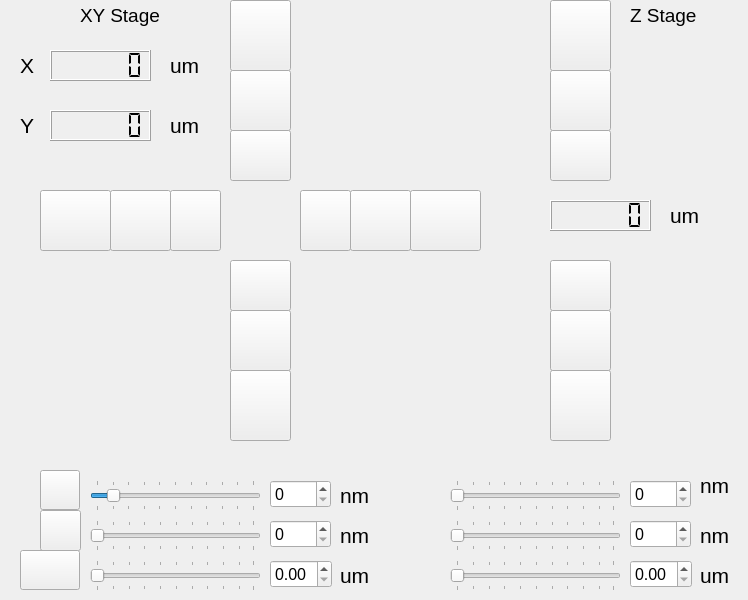
<?xml version="1.0" encoding="UTF-8"?>
<ui version="4.0">
 <class>Form</class>
 <widget class="QWidget" name="Form">
  <property name="geometry">
   <rect>
    <x>0</x>
    <y>0</y>
    <width>748</width>
    <height>600</height>
   </rect>
  </property>
  <property name="font">
   <font>
    <pointsize>10</pointsize>
   </font>
  </property>
  <property name="windowTitle">
   <string>Form</string>
  </property>
  <widget class="QPushButton" name="PB_L1x">
   <property name="geometry">
    <rect>
     <x>170</x>
     <y>190</y>
     <width>51</width>
     <height>61</height>
    </rect>
   </property>
   <property name="text">
    <string/>
   </property>
   <property name="icon">
    <iconset>
     <normaloff>L1Xspeed.png</normaloff>L1Xspeed.png</iconset>
   </property>
   <property name="iconSize">
    <size>
     <width>50</width>
     <height>50</height>
    </size>
   </property>
   <property name="autoDefault">
    <bool>false</bool>
   </property>
   <property name="default">
    <bool>false</bool>
   </property>
   <property name="flat">
    <bool>false</bool>
   </property>
  </widget>
  <widget class="QPushButton" name="PB_L2x">
   <property name="geometry">
    <rect>
     <x>110</x>
     <y>190</y>
     <width>61</width>
     <height>61</height>
    </rect>
   </property>
   <property name="layoutDirection">
    <enum>Qt::LeftToRight</enum>
   </property>
   <property name="autoFillBackground">
    <bool>false</bool>
   </property>
   <property name="text">
    <string/>
   </property>
   <property name="icon">
    <iconset>
     <normaloff>L2Xspeed.png</normaloff>L2Xspeed.png</iconset>
   </property>
   <property name="iconSize">
    <size>
     <width>50</width>
     <height>50</height>
    </size>
   </property>
   <property name="checkable">
    <bool>false</bool>
   </property>
   <property name="flat">
    <bool>false</bool>
   </property>
  </widget>
  <widget class="QPushButton" name="PB_L3x">
   <property name="geometry">
    <rect>
     <x>40</x>
     <y>190</y>
     <width>71</width>
     <height>61</height>
    </rect>
   </property>
   <property name="layoutDirection">
    <enum>Qt::LeftToRight</enum>
   </property>
   <property name="autoFillBackground">
    <bool>false</bool>
   </property>
   <property name="text">
    <string/>
   </property>
   <property name="icon">
    <iconset>
     <normaloff>L3Xspeed.png</normaloff>L3Xspeed.png</iconset>
   </property>
   <property name="iconSize">
    <size>
     <width>70</width>
     <height>70</height>
    </size>
   </property>
   <property name="checkable">
    <bool>false</bool>
   </property>
   <property name="flat">
    <bool>false</bool>
   </property>
  </widget>
  <widget class="QPushButton" name="PB_R2x">
   <property name="geometry">
    <rect>
     <x>350</x>
     <y>190</y>
     <width>61</width>
     <height>61</height>
    </rect>
   </property>
   <property name="mouseTracking">
    <bool>true</bool>
   </property>
   <property name="layoutDirection">
    <enum>Qt::LeftToRight</enum>
   </property>
   <property name="autoFillBackground">
    <bool>false</bool>
   </property>
   <property name="text">
    <string/>
   </property>
   <property name="icon">
    <iconset>
     <normaloff>R2Xspeed.png</normaloff>R2Xspeed.png</iconset>
   </property>
   <property name="iconSize">
    <size>
     <width>50</width>
     <height>50</height>
    </size>
   </property>
   <property name="checkable">
    <bool>false</bool>
   </property>
   <property name="flat">
    <bool>false</bool>
   </property>
  </widget>
  <widget class="QPushButton" name="PB_R3x">
   <property name="geometry">
    <rect>
     <x>410</x>
     <y>190</y>
     <width>71</width>
     <height>61</height>
    </rect>
   </property>
   <property name="mouseTracking">
    <bool>true</bool>
   </property>
   <property name="layoutDirection">
    <enum>Qt::LeftToRight</enum>
   </property>
   <property name="autoFillBackground">
    <bool>false</bool>
   </property>
   <property name="text">
    <string/>
   </property>
   <property name="icon">
    <iconset>
     <normaloff>R3Xspeed.png</normaloff>R3Xspeed.png</iconset>
   </property>
   <property name="iconSize">
    <size>
     <width>70</width>
     <height>70</height>
    </size>
   </property>
   <property name="checkable">
    <bool>false</bool>
   </property>
   <property name="flat">
    <bool>false</bool>
   </property>
  </widget>
  <widget class="QPushButton" name="PB_R1x">
   <property name="geometry">
    <rect>
     <x>300</x>
     <y>190</y>
     <width>51</width>
     <height>61</height>
    </rect>
   </property>
   <property name="mouseTracking">
    <bool>true</bool>
   </property>
   <property name="layoutDirection">
    <enum>Qt::LeftToRight</enum>
   </property>
   <property name="text">
    <string/>
   </property>
   <property name="icon">
    <iconset>
     <normaloff>R1Xspeed.png</normaloff>R1Xspeed.png</iconset>
   </property>
   <property name="iconSize">
    <size>
     <width>50</width>
     <height>50</height>
    </size>
   </property>
   <property name="autoDefault">
    <bool>false</bool>
   </property>
   <property name="default">
    <bool>false</bool>
   </property>
   <property name="flat">
    <bool>false</bool>
   </property>
  </widget>
  <widget class="QPushButton" name="PB_U1x">
   <property name="geometry">
    <rect>
     <x>230</x>
     <y>130</y>
     <width>61</width>
     <height>51</height>
    </rect>
   </property>
   <property name="mouseTracking">
    <bool>true</bool>
   </property>
   <property name="layoutDirection">
    <enum>Qt::LeftToRight</enum>
   </property>
   <property name="text">
    <string/>
   </property>
   <property name="icon">
    <iconset>
     <normaloff>U1Xspeed.png</normaloff>U1Xspeed.png</iconset>
   </property>
   <property name="iconSize">
    <size>
     <width>50</width>
     <height>50</height>
    </size>
   </property>
   <property name="autoDefault">
    <bool>false</bool>
   </property>
   <property name="default">
    <bool>false</bool>
   </property>
   <property name="flat">
    <bool>false</bool>
   </property>
  </widget>
  <widget class="QPushButton" name="PB_R3x_2">
   <property name="geometry">
    <rect>
     <x>230</x>
     <y>0</y>
     <width>61</width>
     <height>71</height>
    </rect>
   </property>
   <property name="mouseTracking">
    <bool>true</bool>
   </property>
   <property name="layoutDirection">
    <enum>Qt::LeftToRight</enum>
   </property>
   <property name="autoFillBackground">
    <bool>false</bool>
   </property>
   <property name="text">
    <string/>
   </property>
   <property name="icon">
    <iconset>
     <normaloff>U3Xspeed.png</normaloff>U3Xspeed.png</iconset>
   </property>
   <property name="iconSize">
    <size>
     <width>70</width>
     <height>70</height>
    </size>
   </property>
   <property name="checkable">
    <bool>false</bool>
   </property>
   <property name="flat">
    <bool>false</bool>
   </property>
  </widget>
  <widget class="QPushButton" name="PB_R2x_2">
   <property name="geometry">
    <rect>
     <x>230</x>
     <y>70</y>
     <width>61</width>
     <height>61</height>
    </rect>
   </property>
   <property name="mouseTracking">
    <bool>true</bool>
   </property>
   <property name="layoutDirection">
    <enum>Qt::LeftToRight</enum>
   </property>
   <property name="autoFillBackground">
    <bool>false</bool>
   </property>
   <property name="text">
    <string/>
   </property>
   <property name="icon">
    <iconset>
     <normaloff>U2Xspeed.png</normaloff>U2Xspeed.png</iconset>
   </property>
   <property name="iconSize">
    <size>
     <width>50</width>
     <height>50</height>
    </size>
   </property>
   <property name="checkable">
    <bool>false</bool>
   </property>
   <property name="flat">
    <bool>false</bool>
   </property>
  </widget>
  <widget class="QPushButton" name="PB_D1x">
   <property name="geometry">
    <rect>
     <x>230</x>
     <y>260</y>
     <width>61</width>
     <height>51</height>
    </rect>
   </property>
   <property name="mouseTracking">
    <bool>true</bool>
   </property>
   <property name="layoutDirection">
    <enum>Qt::LeftToRight</enum>
   </property>
   <property name="autoFillBackground">
    <bool>false</bool>
   </property>
   <property name="text">
    <string/>
   </property>
   <property name="icon">
    <iconset>
     <normaloff>D1Xspeed.png</normaloff>D1Xspeed.png</iconset>
   </property>
   <property name="iconSize">
    <size>
     <width>50</width>
     <height>50</height>
    </size>
   </property>
   <property name="checkable">
    <bool>false</bool>
   </property>
   <property name="flat">
    <bool>false</bool>
   </property>
  </widget>
  <widget class="QPushButton" name="PB_D3x">
   <property name="geometry">
    <rect>
     <x>230</x>
     <y>370</y>
     <width>61</width>
     <height>71</height>
    </rect>
   </property>
   <property name="mouseTracking">
    <bool>true</bool>
   </property>
   <property name="layoutDirection">
    <enum>Qt::LeftToRight</enum>
   </property>
   <property name="text">
    <string/>
   </property>
   <property name="icon">
    <iconset>
     <normaloff>D3Xspeed.png</normaloff>D3Xspeed.png</iconset>
   </property>
   <property name="iconSize">
    <size>
     <width>70</width>
     <height>70</height>
    </size>
   </property>
   <property name="autoDefault">
    <bool>false</bool>
   </property>
   <property name="default">
    <bool>false</bool>
   </property>
   <property name="flat">
    <bool>false</bool>
   </property>
  </widget>
  <widget class="QPushButton" name="PB_D2x">
   <property name="geometry">
    <rect>
     <x>230</x>
     <y>310</y>
     <width>61</width>
     <height>61</height>
    </rect>
   </property>
   <property name="mouseTracking">
    <bool>true</bool>
   </property>
   <property name="layoutDirection">
    <enum>Qt::LeftToRight</enum>
   </property>
   <property name="autoFillBackground">
    <bool>false</bool>
   </property>
   <property name="text">
    <string/>
   </property>
   <property name="icon">
    <iconset>
     <normaloff>D2Xspeed.png</normaloff>D2Xspeed.png</iconset>
   </property>
   <property name="iconSize">
    <size>
     <width>50</width>
     <height>50</height>
    </size>
   </property>
   <property name="checkable">
    <bool>false</bool>
   </property>
   <property name="flat">
    <bool>false</bool>
   </property>
  </widget>
  <widget class="QPushButton" name="PB_ZD3x">
   <property name="geometry">
    <rect>
     <x>550</x>
     <y>370</y>
     <width>61</width>
     <height>71</height>
    </rect>
   </property>
   <property name="mouseTracking">
    <bool>true</bool>
   </property>
   <property name="layoutDirection">
    <enum>Qt::LeftToRight</enum>
   </property>
   <property name="text">
    <string/>
   </property>
   <property name="icon">
    <iconset>
     <normaloff>ZD3Xspeed.png</normaloff>ZD3Xspeed.png</iconset>
   </property>
   <property name="iconSize">
    <size>
     <width>70</width>
     <height>70</height>
    </size>
   </property>
   <property name="autoDefault">
    <bool>false</bool>
   </property>
   <property name="default">
    <bool>false</bool>
   </property>
   <property name="flat">
    <bool>false</bool>
   </property>
  </widget>
  <widget class="QPushButton" name="PB_ZD1x">
   <property name="geometry">
    <rect>
     <x>550</x>
     <y>260</y>
     <width>61</width>
     <height>51</height>
    </rect>
   </property>
   <property name="mouseTracking">
    <bool>true</bool>
   </property>
   <property name="layoutDirection">
    <enum>Qt::LeftToRight</enum>
   </property>
   <property name="autoFillBackground">
    <bool>false</bool>
   </property>
   <property name="text">
    <string/>
   </property>
   <property name="icon">
    <iconset>
     <normaloff>ZD1Xspeed.png</normaloff>ZD1Xspeed.png</iconset>
   </property>
   <property name="iconSize">
    <size>
     <width>50</width>
     <height>50</height>
    </size>
   </property>
   <property name="checkable">
    <bool>false</bool>
   </property>
   <property name="flat">
    <bool>false</bool>
   </property>
  </widget>
  <widget class="QPushButton" name="PB_ZD2x">
   <property name="geometry">
    <rect>
     <x>550</x>
     <y>310</y>
     <width>61</width>
     <height>61</height>
    </rect>
   </property>
   <property name="mouseTracking">
    <bool>true</bool>
   </property>
   <property name="layoutDirection">
    <enum>Qt::LeftToRight</enum>
   </property>
   <property name="autoFillBackground">
    <bool>false</bool>
   </property>
   <property name="text">
    <string/>
   </property>
   <property name="icon">
    <iconset>
     <normaloff>ZD2Xspeed.png</normaloff>ZD2Xspeed.png</iconset>
   </property>
   <property name="iconSize">
    <size>
     <width>50</width>
     <height>50</height>
    </size>
   </property>
   <property name="checkable">
    <bool>false</bool>
   </property>
   <property name="flat">
    <bool>false</bool>
   </property>
  </widget>
  <widget class="QPushButton" name="PB_ZU3x">
   <property name="geometry">
    <rect>
     <x>550</x>
     <y>0</y>
     <width>61</width>
     <height>71</height>
    </rect>
   </property>
   <property name="mouseTracking">
    <bool>true</bool>
   </property>
   <property name="layoutDirection">
    <enum>Qt::LeftToRight</enum>
   </property>
   <property name="autoFillBackground">
    <bool>false</bool>
   </property>
   <property name="text">
    <string/>
   </property>
   <property name="icon">
    <iconset>
     <normaloff>ZU3Xspeed.png</normaloff>ZU3Xspeed.png</iconset>
   </property>
   <property name="iconSize">
    <size>
     <width>70</width>
     <height>70</height>
    </size>
   </property>
   <property name="checkable">
    <bool>false</bool>
   </property>
   <property name="flat">
    <bool>false</bool>
   </property>
  </widget>
  <widget class="QPushButton" name="PB_ZU1x">
   <property name="geometry">
    <rect>
     <x>550</x>
     <y>130</y>
     <width>61</width>
     <height>51</height>
    </rect>
   </property>
   <property name="mouseTracking">
    <bool>true</bool>
   </property>
   <property name="layoutDirection">
    <enum>Qt::LeftToRight</enum>
   </property>
   <property name="text">
    <string/>
   </property>
   <property name="icon">
    <iconset>
     <normaloff>ZU1Xspeed.png</normaloff>ZU1Xspeed.png</iconset>
   </property>
   <property name="iconSize">
    <size>
     <width>50</width>
     <height>50</height>
    </size>
   </property>
   <property name="autoDefault">
    <bool>false</bool>
   </property>
   <property name="default">
    <bool>false</bool>
   </property>
   <property name="flat">
    <bool>false</bool>
   </property>
  </widget>
  <widget class="QPushButton" name="PB_ZU2x">
   <property name="geometry">
    <rect>
     <x>550</x>
     <y>70</y>
     <width>61</width>
     <height>61</height>
    </rect>
   </property>
   <property name="mouseTracking">
    <bool>true</bool>
   </property>
   <property name="layoutDirection">
    <enum>Qt::LeftToRight</enum>
   </property>
   <property name="autoFillBackground">
    <bool>false</bool>
   </property>
   <property name="text">
    <string/>
   </property>
   <property name="icon">
    <iconset>
     <normaloff>ZU2Xspeed.png</normaloff>ZU2Xspeed.png</iconset>
   </property>
   <property name="iconSize">
    <size>
     <width>50</width>
     <height>50</height>
    </size>
   </property>
   <property name="checkable">
    <bool>false</bool>
   </property>
   <property name="flat">
    <bool>false</bool>
   </property>
  </widget>
  <widget class="QSlider" name="XYSpeed_1x_slider">
   <property name="geometry">
    <rect>
     <x>90</x>
     <y>480</y>
     <width>171</width>
     <height>31</height>
    </rect>
   </property>
   <property name="font">
    <font>
     <weight>50</weight>
     <bold>false</bold>
    </font>
   </property>
   <property name="maximum">
    <number>500</number>
   </property>
   <property name="singleStep">
    <number>50</number>
   </property>
   <property name="value">
    <number>50</number>
   </property>
   <property name="sliderPosition">
    <number>50</number>
   </property>
   <property name="orientation">
    <enum>Qt::Horizontal</enum>
   </property>
   <property name="invertedAppearance">
    <bool>false</bool>
   </property>
   <property name="invertedControls">
    <bool>false</bool>
   </property>
   <property name="tickPosition">
    <enum>QSlider::TicksBothSides</enum>
   </property>
   <property name="tickInterval">
    <number>0</number>
   </property>
  </widget>
  <widget class="QPushButton" name="pushButton_L1x_8">
   <property name="geometry">
    <rect>
     <x>40</x>
     <y>470</y>
     <width>40</width>
     <height>40</height>
    </rect>
   </property>
   <property name="mouseTracking">
    <bool>true</bool>
   </property>
   <property name="layoutDirection">
    <enum>Qt::LeftToRight</enum>
   </property>
   <property name="text">
    <string/>
   </property>
   <property name="icon">
    <iconset>
     <normaloff>R1Xspeed.png</normaloff>R1Xspeed.png</iconset>
   </property>
   <property name="iconSize">
    <size>
     <width>40</width>
     <height>40</height>
    </size>
   </property>
   <property name="autoDefault">
    <bool>false</bool>
   </property>
   <property name="default">
    <bool>false</bool>
   </property>
   <property name="flat">
    <bool>false</bool>
   </property>
  </widget>
  <widget class="QPushButton" name="pushButton_R1x_15">
   <property name="geometry">
    <rect>
     <x>40</x>
     <y>510</y>
     <width>41</width>
     <height>41</height>
    </rect>
   </property>
   <property name="mouseTracking">
    <bool>true</bool>
   </property>
   <property name="layoutDirection">
    <enum>Qt::LeftToRight</enum>
   </property>
   <property name="autoFillBackground">
    <bool>false</bool>
   </property>
   <property name="text">
    <string/>
   </property>
   <property name="icon">
    <iconset>
     <normaloff>R2Xspeed.png</normaloff>R2Xspeed.png</iconset>
   </property>
   <property name="iconSize">
    <size>
     <width>40</width>
     <height>40</height>
    </size>
   </property>
   <property name="checkable">
    <bool>false</bool>
   </property>
   <property name="flat">
    <bool>false</bool>
   </property>
  </widget>
  <widget class="QPushButton" name="pushButton_R1x_16">
   <property name="geometry">
    <rect>
     <x>20</x>
     <y>550</y>
     <width>60</width>
     <height>40</height>
    </rect>
   </property>
   <property name="mouseTracking">
    <bool>true</bool>
   </property>
   <property name="layoutDirection">
    <enum>Qt::LeftToRight</enum>
   </property>
   <property name="autoFillBackground">
    <bool>false</bool>
   </property>
   <property name="text">
    <string/>
   </property>
   <property name="icon">
    <iconset>
     <normaloff>R3Xspeed.png</normaloff>R3Xspeed.png</iconset>
   </property>
   <property name="iconSize">
    <size>
     <width>50</width>
     <height>40</height>
    </size>
   </property>
   <property name="checkable">
    <bool>false</bool>
   </property>
   <property name="flat">
    <bool>false</bool>
   </property>
  </widget>
  <widget class="QDoubleSpinBox" name="XYSpeed_3x_value">
   <property name="geometry">
    <rect>
     <x>270</x>
     <y>560</y>
     <width>62</width>
     <height>28</height>
    </rect>
   </property>
   <property name="font">
    <font>
     <pointsize>12</pointsize>
    </font>
   </property>
  </widget>
  <widget class="QLCDNumber" name="X_stage_value">
   <property name="geometry">
    <rect>
     <x>50</x>
     <y>50</y>
     <width>101</width>
     <height>31</height>
    </rect>
   </property>
   <property name="font">
    <font>
     <pointsize>16</pointsize>
     <weight>75</weight>
     <italic>false</italic>
     <bold>true</bold>
    </font>
   </property>
   <property name="digitCount">
    <number>6</number>
   </property>
   <property name="segmentStyle">
    <enum>QLCDNumber::Flat</enum>
   </property>
  </widget>
  <widget class="QLCDNumber" name="Y_stage_value">
   <property name="geometry">
    <rect>
     <x>50</x>
     <y>110</y>
     <width>101</width>
     <height>31</height>
    </rect>
   </property>
   <property name="font">
    <font>
     <pointsize>20</pointsize>
     <weight>75</weight>
     <italic>false</italic>
     <bold>true</bold>
    </font>
   </property>
   <property name="digitCount">
    <number>6</number>
   </property>
   <property name="segmentStyle">
    <enum>QLCDNumber::Flat</enum>
   </property>
  </widget>
  <widget class="QLabel" name="x1_unit">
   <property name="geometry">
    <rect>
     <x>340</x>
     <y>480</y>
     <width>51</width>
     <height>31</height>
    </rect>
   </property>
   <property name="text">
    <string>&lt;html&gt;&lt;head/&gt;&lt;body&gt;&lt;p&gt;&lt;span style=&quot; font-size:16pt;&quot;&gt;nm&lt;/span&gt;&lt;/p&gt;&lt;/body&gt;&lt;/html&gt;</string>
   </property>
  </widget>
  <widget class="QLabel" name="x2_unit">
   <property name="geometry">
    <rect>
     <x>340</x>
     <y>520</y>
     <width>51</width>
     <height>31</height>
    </rect>
   </property>
   <property name="text">
    <string>&lt;html&gt;&lt;head/&gt;&lt;body&gt;&lt;p&gt;&lt;span style=&quot; font-size:16pt;&quot;&gt;nm&lt;/span&gt;&lt;/p&gt;&lt;/body&gt;&lt;/html&gt;</string>
   </property>
  </widget>
  <widget class="QLabel" name="x3_unit">
   <property name="geometry">
    <rect>
     <x>340</x>
     <y>560</y>
     <width>51</width>
     <height>31</height>
    </rect>
   </property>
   <property name="text">
    <string>&lt;html&gt;&lt;head/&gt;&lt;body&gt;&lt;p&gt;&lt;span style=&quot; font-size:16pt;&quot;&gt;um&lt;/span&gt;&lt;/p&gt;&lt;/body&gt;&lt;/html&gt;</string>
   </property>
  </widget>
  <widget class="QLabel" name="XY_Stage">
   <property name="geometry">
    <rect>
     <x>80</x>
     <y>0</y>
     <width>121</width>
     <height>31</height>
    </rect>
   </property>
   <property name="font">
    <font>
     <pointsize>14</pointsize>
    </font>
   </property>
   <property name="text">
    <string>XY Stage</string>
   </property>
  </widget>
  <widget class="QLabel" name="X_X">
   <property name="geometry">
    <rect>
     <x>20</x>
     <y>50</y>
     <width>55</width>
     <height>31</height>
    </rect>
   </property>
   <property name="font">
    <font>
     <pointsize>16</pointsize>
    </font>
   </property>
   <property name="text">
    <string>X</string>
   </property>
  </widget>
  <widget class="QLabel" name="Y_Y">
   <property name="geometry">
    <rect>
     <x>20</x>
     <y>110</y>
     <width>55</width>
     <height>31</height>
    </rect>
   </property>
   <property name="font">
    <font>
     <pointsize>16</pointsize>
    </font>
   </property>
   <property name="text">
    <string>Y</string>
   </property>
  </widget>
  <widget class="QLabel" name="X_unit">
   <property name="geometry">
    <rect>
     <x>170</x>
     <y>50</y>
     <width>51</width>
     <height>31</height>
    </rect>
   </property>
   <property name="text">
    <string>&lt;html&gt;&lt;head/&gt;&lt;body&gt;&lt;p&gt;&lt;span style=&quot; font-size:16pt;&quot;&gt;um&lt;/span&gt;&lt;/p&gt;&lt;/body&gt;&lt;/html&gt;</string>
   </property>
  </widget>
  <widget class="QLabel" name="Y_unit">
   <property name="geometry">
    <rect>
     <x>170</x>
     <y>110</y>
     <width>51</width>
     <height>31</height>
    </rect>
   </property>
   <property name="text">
    <string>&lt;html&gt;&lt;head/&gt;&lt;body&gt;&lt;p&gt;&lt;span style=&quot; font-size:16pt;&quot;&gt;um&lt;/span&gt;&lt;/p&gt;&lt;/body&gt;&lt;/html&gt;</string>
   </property>
  </widget>
  <widget class="QSlider" name="XYSpeed_2x_slider">
   <property name="geometry">
    <rect>
     <x>90</x>
     <y>520</y>
     <width>171</width>
     <height>31</height>
    </rect>
   </property>
   <property name="font">
    <font>
     <weight>50</weight>
     <bold>false</bold>
    </font>
   </property>
   <property name="value">
    <number>0</number>
   </property>
   <property name="orientation">
    <enum>Qt::Horizontal</enum>
   </property>
   <property name="invertedAppearance">
    <bool>false</bool>
   </property>
   <property name="invertedControls">
    <bool>false</bool>
   </property>
   <property name="tickPosition">
    <enum>QSlider::TicksBothSides</enum>
   </property>
   <property name="tickInterval">
    <number>0</number>
   </property>
  </widget>
  <widget class="QSlider" name="XYSpeed_3x_slider">
   <property name="geometry">
    <rect>
     <x>90</x>
     <y>560</y>
     <width>171</width>
     <height>31</height>
    </rect>
   </property>
   <property name="font">
    <font>
     <weight>50</weight>
     <bold>false</bold>
    </font>
   </property>
   <property name="value">
    <number>0</number>
   </property>
   <property name="orientation">
    <enum>Qt::Horizontal</enum>
   </property>
   <property name="invertedAppearance">
    <bool>false</bool>
   </property>
   <property name="invertedControls">
    <bool>false</bool>
   </property>
   <property name="tickPosition">
    <enum>QSlider::TicksBothSides</enum>
   </property>
   <property name="tickInterval">
    <number>0</number>
   </property>
  </widget>
  <widget class="QDoubleSpinBox" name="ZSpeed_3x_value">
   <property name="geometry">
    <rect>
     <x>630</x>
     <y>560</y>
     <width>62</width>
     <height>28</height>
    </rect>
   </property>
   <property name="font">
    <font>
     <pointsize>12</pointsize>
    </font>
   </property>
  </widget>
  <widget class="QLabel" name="zx1_unit">
   <property name="geometry">
    <rect>
     <x>700</x>
     <y>470</y>
     <width>51</width>
     <height>31</height>
    </rect>
   </property>
   <property name="text">
    <string>&lt;html&gt;&lt;head/&gt;&lt;body&gt;&lt;p&gt;&lt;span style=&quot; font-size:16pt;&quot;&gt;nm&lt;/span&gt;&lt;/p&gt;&lt;/body&gt;&lt;/html&gt;</string>
   </property>
  </widget>
  <widget class="QLabel" name="zx3_unit">
   <property name="geometry">
    <rect>
     <x>700</x>
     <y>560</y>
     <width>51</width>
     <height>31</height>
    </rect>
   </property>
   <property name="text">
    <string>&lt;html&gt;&lt;head/&gt;&lt;body&gt;&lt;p&gt;&lt;span style=&quot; font-size:16pt;&quot;&gt;um&lt;/span&gt;&lt;/p&gt;&lt;/body&gt;&lt;/html&gt;</string>
   </property>
  </widget>
  <widget class="QSlider" name="ZSpeed_2x_slider">
   <property name="geometry">
    <rect>
     <x>450</x>
     <y>520</y>
     <width>171</width>
     <height>31</height>
    </rect>
   </property>
   <property name="font">
    <font>
     <weight>50</weight>
     <bold>false</bold>
    </font>
   </property>
   <property name="value">
    <number>0</number>
   </property>
   <property name="orientation">
    <enum>Qt::Horizontal</enum>
   </property>
   <property name="invertedAppearance">
    <bool>false</bool>
   </property>
   <property name="invertedControls">
    <bool>false</bool>
   </property>
   <property name="tickPosition">
    <enum>QSlider::TicksBothSides</enum>
   </property>
   <property name="tickInterval">
    <number>0</number>
   </property>
  </widget>
  <widget class="QLabel" name="zx2_unit">
   <property name="geometry">
    <rect>
     <x>700</x>
     <y>520</y>
     <width>51</width>
     <height>31</height>
    </rect>
   </property>
   <property name="text">
    <string>&lt;html&gt;&lt;head/&gt;&lt;body&gt;&lt;p&gt;&lt;span style=&quot; font-size:16pt;&quot;&gt;nm&lt;/span&gt;&lt;/p&gt;&lt;/body&gt;&lt;/html&gt;</string>
   </property>
  </widget>
  <widget class="QSlider" name="ZSpeed_1x_slider">
   <property name="geometry">
    <rect>
     <x>450</x>
     <y>480</y>
     <width>171</width>
     <height>31</height>
    </rect>
   </property>
   <property name="font">
    <font>
     <weight>50</weight>
     <bold>false</bold>
    </font>
   </property>
   <property name="value">
    <number>0</number>
   </property>
   <property name="orientation">
    <enum>Qt::Horizontal</enum>
   </property>
   <property name="invertedAppearance">
    <bool>false</bool>
   </property>
   <property name="invertedControls">
    <bool>false</bool>
   </property>
   <property name="tickPosition">
    <enum>QSlider::TicksBothSides</enum>
   </property>
   <property name="tickInterval">
    <number>0</number>
   </property>
  </widget>
  <widget class="QSlider" name="ZSpeed_3x_slider">
   <property name="geometry">
    <rect>
     <x>450</x>
     <y>560</y>
     <width>171</width>
     <height>31</height>
    </rect>
   </property>
   <property name="font">
    <font>
     <weight>50</weight>
     <bold>false</bold>
    </font>
   </property>
   <property name="value">
    <number>0</number>
   </property>
   <property name="orientation">
    <enum>Qt::Horizontal</enum>
   </property>
   <property name="invertedAppearance">
    <bool>false</bool>
   </property>
   <property name="invertedControls">
    <bool>false</bool>
   </property>
   <property name="tickPosition">
    <enum>QSlider::TicksBothSides</enum>
   </property>
   <property name="tickInterval">
    <number>0</number>
   </property>
  </widget>
  <widget class="QLabel" name="Z_unit">
   <property name="geometry">
    <rect>
     <x>670</x>
     <y>200</y>
     <width>51</width>
     <height>31</height>
    </rect>
   </property>
   <property name="text">
    <string>&lt;html&gt;&lt;head/&gt;&lt;body&gt;&lt;p&gt;&lt;span style=&quot; font-size:16pt;&quot;&gt;um&lt;/span&gt;&lt;/p&gt;&lt;/body&gt;&lt;/html&gt;</string>
   </property>
  </widget>
  <widget class="QLCDNumber" name="Z_stage_value">
   <property name="geometry">
    <rect>
     <x>550</x>
     <y>200</y>
     <width>101</width>
     <height>31</height>
    </rect>
   </property>
   <property name="font">
    <font>
     <pointsize>16</pointsize>
     <weight>75</weight>
     <italic>false</italic>
     <bold>true</bold>
    </font>
   </property>
   <property name="digitCount">
    <number>6</number>
   </property>
   <property name="segmentStyle">
    <enum>QLCDNumber::Flat</enum>
   </property>
  </widget>
  <widget class="QLabel" name="Z_Stage">
   <property name="geometry">
    <rect>
     <x>630</x>
     <y>0</y>
     <width>101</width>
     <height>31</height>
    </rect>
   </property>
   <property name="font">
    <font>
     <pointsize>14</pointsize>
    </font>
   </property>
   <property name="text">
    <string>Z Stage</string>
   </property>
  </widget>
  <widget class="QSpinBox" name="XYSpeed_1x_value">
   <property name="geometry">
    <rect>
     <x>270</x>
     <y>480</y>
     <width>61</width>
     <height>28</height>
    </rect>
   </property>
   <property name="font">
    <font>
     <pointsize>12</pointsize>
    </font>
   </property>
   <property name="maximum">
    <number>500</number>
   </property>
  </widget>
  <widget class="QSpinBox" name="XYSpeed_2x_value">
   <property name="geometry">
    <rect>
     <x>270</x>
     <y>520</y>
     <width>61</width>
     <height>28</height>
    </rect>
   </property>
   <property name="font">
    <font>
     <pointsize>12</pointsize>
    </font>
   </property>
   <property name="maximum">
    <number>500</number>
   </property>
  </widget>
  <widget class="QSpinBox" name="ZSpeed_1x_value">
   <property name="geometry">
    <rect>
     <x>630</x>
     <y>480</y>
     <width>61</width>
     <height>28</height>
    </rect>
   </property>
   <property name="font">
    <font>
     <pointsize>12</pointsize>
    </font>
   </property>
   <property name="maximum">
    <number>500</number>
   </property>
  </widget>
  <widget class="QSpinBox" name="ZSpeed_2x_value">
   <property name="geometry">
    <rect>
     <x>630</x>
     <y>520</y>
     <width>61</width>
     <height>28</height>
    </rect>
   </property>
   <property name="font">
    <font>
     <pointsize>12</pointsize>
    </font>
   </property>
   <property name="maximum">
    <number>500</number>
   </property>
  </widget>
 </widget>
 <resources/>
 <connections/>
</ui>
